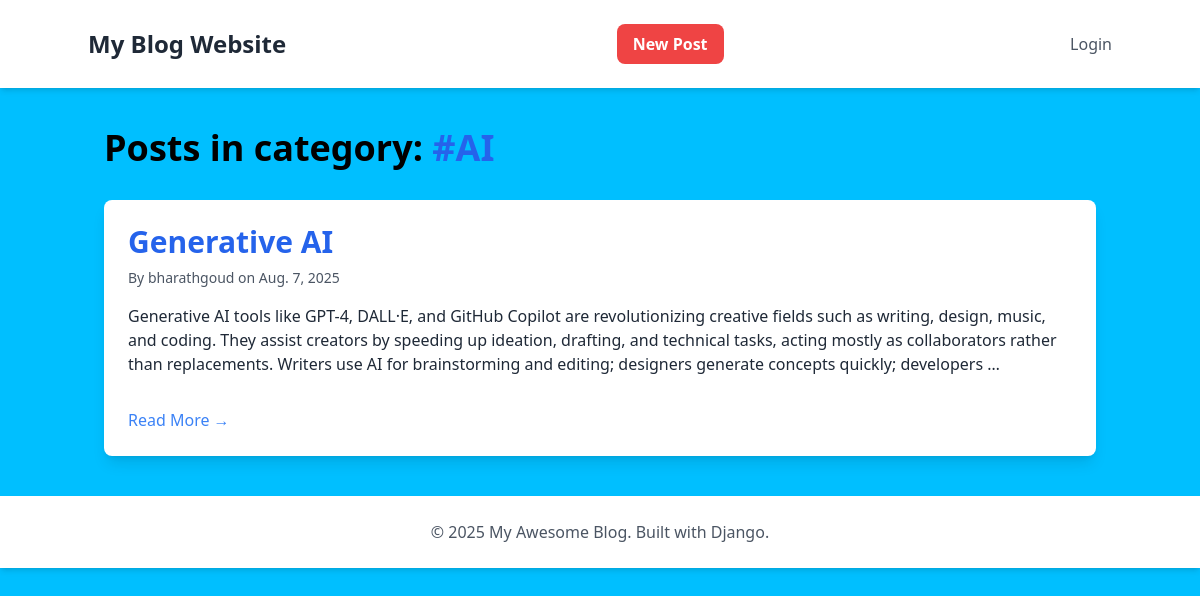
Page /category/AI/ on the committed database.
### blog/models.py (models this page shows, shortened)
class Category(models.Model):
    name = models.CharField(max_length=100)

class Post(models.Model):
    title = models.CharField(max_length=255)
    content = models.TextField()
    author = models.ForeignKey(User, on_delete=models.CASCADE)
    created_on = models.DateTimeField(auto_now_add=True)
    last_modified = models.DateTimeField(auto_now=True)
    categories = models.ManyToManyField(Category, related_name='posts')

### blog/views.py (the view)
# urls.py: path('category/<str:category_name>/', views.posts_by_category, name='posts_by_category'),
def posts_by_category(request, category_name):
    category = get_object_or_404(Category, name=category_name)
    posts = Post.objects.filter(categories=category).order_by('-created_on')
    context = {'category': category, 'posts': posts}
    return render(request, 'blog/post_by_category.html', context)

### blog/templates/blog/post_by_category.html
{% extends "blog/base.html" %}
{% block content %}
<h1 class="text-4xl font-bold mb-8">Posts in category: <span class="text-blue-600">#{{ category.name }}</span></h1>
<div class="space-y-8">
    {% for post in posts %}
    <div class="bg-white p-6 rounded-lg shadow-lg hover:shadow-xl transition-shadow duration-300">
        <h2 class="text-3xl font-bold mb-2">
            <a href="{% url 'post_detail' post.pk %}" class="text-blue-600 hover:text-blue-800">{{ post.title }}</a>
        </h2>
        <p class="text-gray-600 text-sm mb-4">
            By {{ post.author.username }} on {{ post.created_on.date }}
        </p>
        <div class="text-gray-800 mb-4">
            {{ post.content|truncatewords:50|linebreaks }}
        </div>
        <a href="{% url 'post_detail' post.pk %}" class="text-blue-500 hover:underline mt-4 inline-block">Read More &rarr;</a>
    </div>
    {% empty %}
    <p class="text-gray-600">There are no posts in this category yet.</p>
    {% endfor %}
</div>
{% endblock content %}

### rows in the picture
Category: name "AI"
Post: title "Generative AI", author.username "bharathgoud", created_on "Aug. 7, 2025", content "Generative AI tools like GPT-4, DALL·E, and GitHub Copilot are revolutionizing creative fields such as writing, design, music, and coding. They assist creators by speeding up ideation, drafting, and technical tasks, acting mostly as collaborators rather than replacements. Writers use AI for brainstorming and editing; designers generate concepts quickly; developers …"
